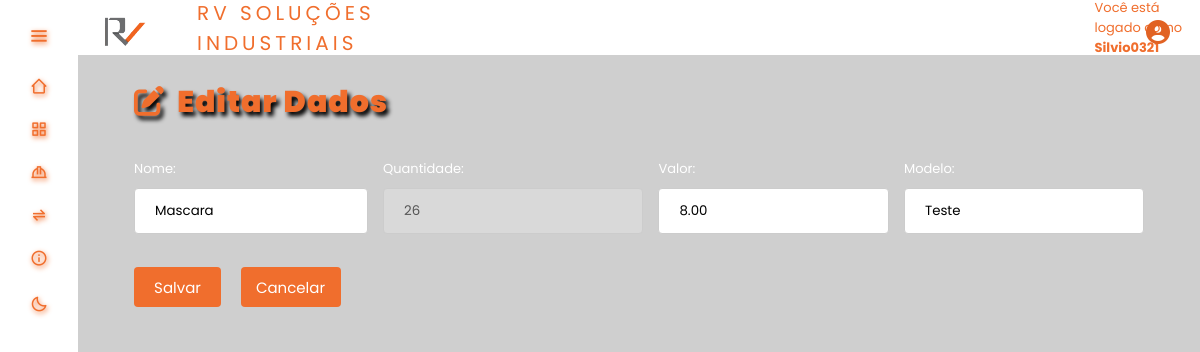
The page /tables/editEpi.php?id=1 (signed in) on the database as committed earlier.
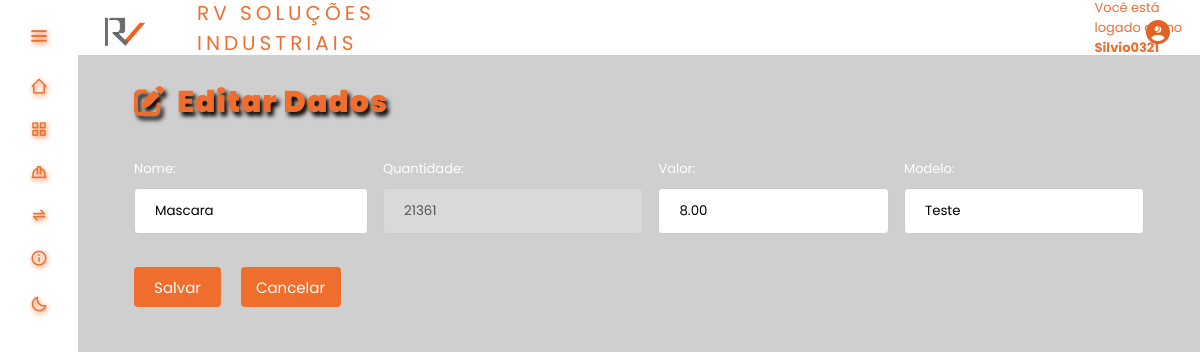
The same page on the database as committed later.
### tables this page shows
CREATE TABLE `produto` (
  `id_produto` int(11) NOT NULL,
  `Quantidade` int(11) DEFAULT NULL,
  `Valor` decimal(6,2) DEFAULT NULL,
  `Modelo` varchar(100) DEFAULT NULL,
  `Descricao` varchar(100) DEFAULT NULL,
  `Tipo` int(11) DEFAULT NULL,
  `Fornecedor_id` int(11) DEFAULT NULL
);

### tables/editEpi.php (the view, shortened to what this page needs)
<?php
    require_once('function.php');
    $result_produto = "SELECT * FROM produto WHERE id_produto = '" . $_GET['id'] . "'";
    $resultado_produto = mysqli_query($conn, $result_produto);
    $row_produto = mysqli_fetch_assoc($resultado_produto);
?>
<!DOCTYPE html>
    <head>
        <link rel="stylesheet" href="<?php echo BASEURL; ?>css/styleSubmit.css"/>
        <link rel="stylesheet" href="style.css"><link rel="stylesheet" href="<?php echo BASEURL; ?>inc/style.css"/>
        <link rel="stylesheet" href="<?php echo BASEURL; ?>inc/styleDark.css">
        <link href='https://unpkg.com/boxicons@2.1.4/css/boxicons.min.css' rel='stylesheet'>
        <link rel="stylesheet" href="https://cdnjs.cloudflare.com/ajax/libs/font-awesome/6.4.0/css/all.min.css"
 />
    </head>
    <body>
        <div class="TituloARE">
            <h2 class="titulosare"><i class="fa fa-edit"></i>&nbsp Editar Dados </h2>
        </div>
        <form class="tela-editar" method="POST" action="functions/edita_Epis.php" enctype="multipart/form-data">
            <div class="deixar-column">
                <div class="inputValues">
                    <div class="Nome">
                        <label for="Nome">
                            Nome:
                            <input type="text" name="descricao" value="<?php echo $row_produto['Descricao']; ?>"><br><br>
                        </label>
                    </div>
                    <div class="Qtd">
                        <label for="Qtd">
                            Quantidade:
                            <input type="number" name="quantidade" placeholder="Digite a quantidade" value="<?php echo $row_produto['Quantidade']; ?>" disabled><br><br>
                        </label>
                    </div>
                    <div class="Valor">
                        <label for="Valor">
                            Valor:
                            <input type="number" step="0.01" name="valor" min="0.01" placeholder="Digite o valor" value="<?php echo $row_produto['Valor']; ?>"><br><br>
                        </label>
                    </div>
                    <div class="Modelo">
                        <label for="Modelo">
                            Modelo:
                            <input type="text" name="modelo" placeholder="Digite o modelo" value="<?php echo $row_produto['Modelo']; ?>"><br><br>
                        </label>
                    </div>
                </div>
                <div class="btnFuncoes">
                    <div class="btnSalvar">
                        <button type="submit" name="" class="btn btn-primary">Salvar</button>
                    </div>
                    <div class="btnCancela">
                        <a href="<?php echo BASEURL;?>tables/epis.php">Cancelar</a>
                    </div>
                </div>
            </div>
        </form>
    </body>
</html>

Rows that differ between the two databases and show on the page:
changed produto "Mascara": quantidade "26" → "21361"
